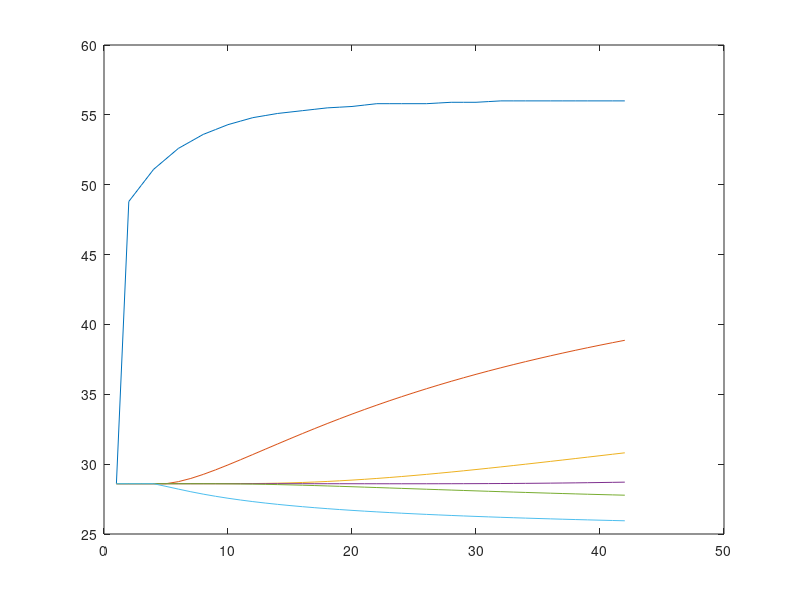

Recreate this plot in MATLAB.
clear all;
clc;

m = 42;
n = 24;
Tw = 24;
Ti = 28.6;
delr = 2;
delt = 30;
T = zeros(m,n);
alpha = 0.039;

%Boundary conditions
T(1:m/2,1) = [48.8 51.1 52.6 53.6 54.3 54.8 55.1 55.3 55.5 55.6 55.8 55.8 55.8 55.9 55.9 56.0 56.0 56.0 56.0 56.0 56.0];
T(:,n) = Tw;
for i = m/2:-1:1
    T(2*i) = T(i);
end
for i = 2:m/2
    T(2*i - 1) = (T(2*i) + T(2*i -2))/2;
end

%Initial condition
T(1,:) = Ti;

for i = 1:m-1
    for j = 2:n-1
        T(i+1,j) = T(i,j) + alpha*delt*(T(i,j+1) - 2*T(i,j) + T(i,j-1))/(delr*delr) + alpha*delt*(T(i,j+1)-T(i,j))/((2*i+5)*delr);
    end
end
for i = 1:6
    plot(1:m,T(:,4*i-3));
    hold on;
end
T